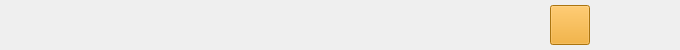
<?xml version="1.0" encoding="UTF-8"?>
<ui version="4.0">
 <class>Form</class>
 <widget class="QWidget" name="Form">
  <property name="geometry">
   <rect>
    <x>0</x>
    <y>0</y>
    <width>680</width>
    <height>50</height>
   </rect>
  </property>
  <property name="minimumSize">
   <size>
    <width>0</width>
    <height>50</height>
   </size>
  </property>
  <property name="maximumSize">
   <size>
    <width>16777215</width>
    <height>50</height>
   </size>
  </property>
  <property name="windowTitle">
   <string>Form</string>
  </property>
  <property name="styleSheet">
   <string notr="true">@QWidget {
	background-color: rgb(240, 240, 240);
}</string>
  </property>
  <widget class="QLineEdit" name="ID_name_out">
   <property name="geometry">
    <rect>
     <x>120</x>
     <y>15</y>
     <width>400</width>
     <height>20</height>
    </rect>
   </property>
   <property name="font">
    <font>
     <pointsize>12</pointsize>
    </font>
   </property>
   <property name="styleSheet">
    <string notr="true">QLineEdit {
border: none;
background-color: rgba(0, 0, 0, 0);
}</string>
   </property>
   <property name="text">
    <string/>
   </property>
   <property name="readOnly">
    <bool>true</bool>
   </property>
   <property name="placeholderText">
    <string/>
   </property>
   <property name="clearButtonEnabled">
    <bool>false</bool>
   </property>
  </widget>
  <widget class="QLabel" name="small_picture_out">
   <property name="geometry">
    <rect>
     <x>70</x>
     <y>5</y>
     <width>40</width>
     <height>40</height>
    </rect>
   </property>
   <property name="font">
    <font>
     <pointsize>12</pointsize>
    </font>
   </property>
   <property name="text">
    <string/>
   </property>
  </widget>
  <widget class="QPushButton" name="forward_btn">
   <property name="geometry">
    <rect>
     <x>550</x>
     <y>5</y>
     <width>40</width>
     <height>40</height>
    </rect>
   </property>
   <property name="minimumSize">
    <size>
     <width>40</width>
     <height>40</height>
    </size>
   </property>
   <property name="maximumSize">
    <size>
     <width>40</width>
     <height>40</height>
    </size>
   </property>
   <property name="cursor">
    <cursorShape>PointingHandCursor</cursorShape>
   </property>
   <property name="toolTip">
    <string/>
   </property>
   <property name="statusTip">
    <string>Back</string>
   </property>
   <property name="styleSheet">
    <string notr="true">background-color: rgb(240, 162, 21);</string>
   </property>
   <property name="text">
    <string/>
   </property>
   <property name="icon">
    <iconset>
     <normaloff>Resources/forward.png</normaloff>Resources/forward.png</iconset>
   </property>
   <property name="iconSize">
    <size>
     <width>25</width>
     <height>25</height>
    </size>
   </property>
   <property name="flat">
    <bool>false</bool>
   </property>
  </widget>
 </widget>
 <resources/>
 <connections/>
</ui>
